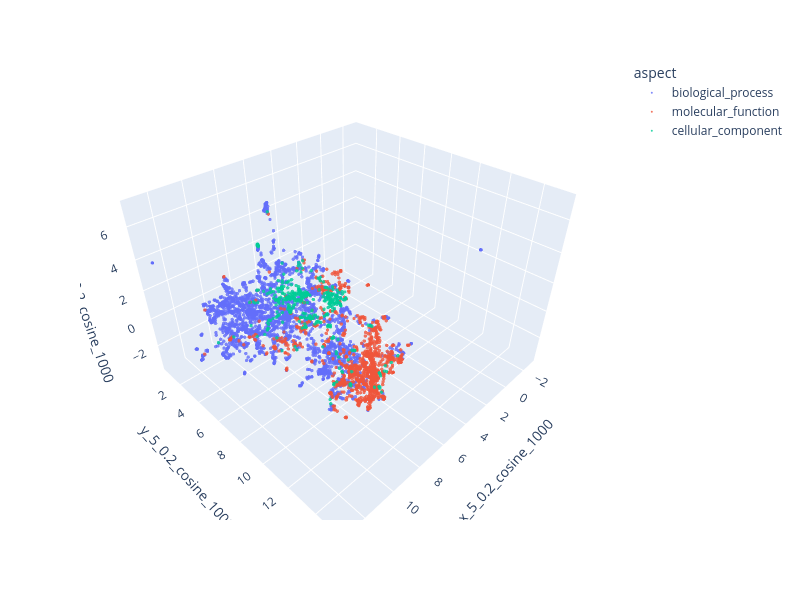
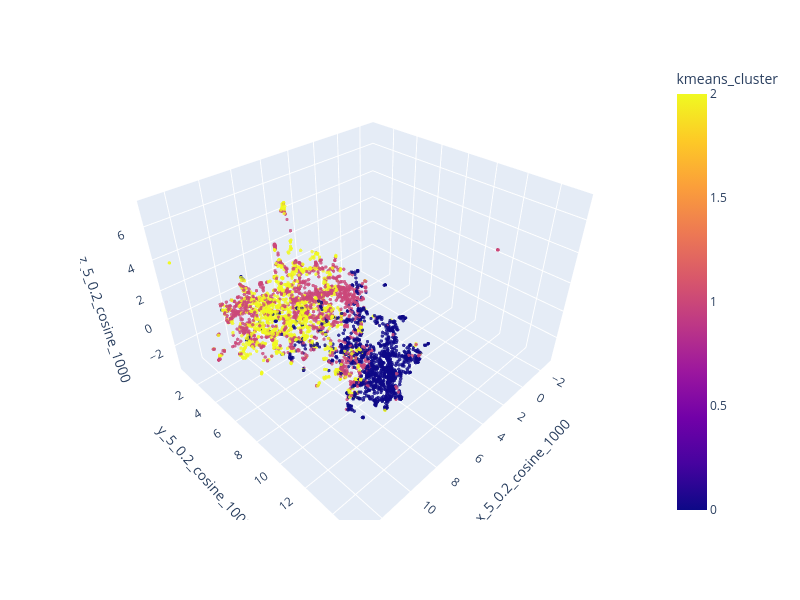

Notebook code for these charts, in order:
### Code cell
# interactive plot

# plot
n_neighbors = 5
min_dist = 0.2
metric = "cosine"
epochs = 1000
width = 800
height = 600
size = 2
opacity = 0.8

# cluster labels
fig = px.scatter_3d(
    df_umap,
    x=f"x_{str(n_neighbors)}_{str(min_dist)}_{metric}_{epochs}",
    y=f"y_{str(n_neighbors)}_{str(min_dist)}_{metric}_{epochs}",
    z=f"z_{str(n_neighbors)}_{str(min_dist)}_{metric}_{epochs}",
    color=df_umap["aspect"],
    labels={"color": "aspect"},
    hover_data=["name"],
)
fig.update_traces(marker=dict(size=size), opacity=opacity)
fig.update_layout(width=width, height=height)
fig.show()

fig = px.scatter_3d(
    df_umap,
    x=f"x_{str(n_neighbors)}_{str(min_dist)}_{metric}_{epochs}",
    y=f"y_{str(n_neighbors)}_{str(min_dist)}_{metric}_{epochs}",
    z=f"z_{str(n_neighbors)}_{str(min_dist)}_{metric}_{epochs}",
    color=df_umap["kmeans_cluster"],
    labels={"color": "cluster"},
    hover_data=["name"],
)
fig.update_traces(marker=dict(size=size), opacity=opacity)
fig.update_layout(width=width, height=height)
fig.show()

### Figure 1 — Plotly figure (JSON) as saved in the notebook; plotly's stock layout.template omitted (floating-point values rounded to 4 significant figures; data arrays with more than 128 entries replaced by an {"elided": "..."} marker saying what was removed)
{"data": [{"customdata": {"elided": "2607x1 str values"}, "hovertemplate": "aspect=biological_process<br>x_5_0.2_cosine_1000=%{x}<br>y_5_0.2_cosine_1000=%{y}<br>z_5_0.2_cosine_1000=%{z}<br>name=%{customdata[0]}<extra></extra>", "legendgroup": "biological_process", "marker": {"color": "#636efa", "size": 2, "symbol": "circle"}, "mode": "markers", "name": "biological_process", "opacity": 0.8, "scene": "scene", "showlegend": true, "type": "scatter3d", "x": {"elided": "2607 float values"}, "y": {"elided": "2607 float values"}, "z": {"elided": "2607 float values"}}, {"customdata": {"elided": "1004x1 str values"}, "hovertemplate": "aspect=molecular_function<br>x_5_0.2_cosine_1000=%{x}<br>y_5_0.2_cosine_1000=%{y}<br>z_5_0.2_cosine_1000=%{z}<br>name=%{customdata[0]}<extra></extra>", "legendgroup": "molecular_function", "marker": {"color": "#EF553B", "size": 2, "symbol": "circle"}, "mode": "markers", "name": "molecular_function", "opacity": 0.8, "scene": "scene", "showlegend": true, "type": "scatter3d", "x": {"elided": "1004 float values"}, "y": {"elided": "1004 float values"}, "z": {"elided": "1004 float values"}}, {"customdata": {"elided": "389x1 str values"}, "hovertemplate": "aspect=cellular_component<br>x_5_0.2_cosine_1000=%{x}<br>y_5_0.2_cosine_1000=%{y}<br>z_5_0.2_cosine_1000=%{z}<br>name=%{customdata[0]}<extra></extra>", "legendgroup": "cellular_component", "marker": {"color": "#00cc96", "size": 2, "symbol": "circle"}, "mode": "markers", "name": "cellular_component", "opacity": 0.8, "scene": "scene", "showlegend": true, "type": "scatter3d", "x": {"elided": "389 float values"}, "y": {"elided": "389 float values"}, "z": {"elided": "389 float values"}}], "layout": {"height": 600, "legend": {"title": {"text": "aspect"}, "tracegroupgap": 0}, "margin": {"t": 60}, "scene": {"domain": {"x": [0, 1], "y": [0, 1]}, "xaxis": {"title": {"text": "x_5_0.2_cosine_1000"}}, "yaxis": {"title": {"text": "y_5_0.2_cosine_1000"}}, "zaxis": {"title": {"text": "z_5_0.2_cosine_1000"}}}, "width": 800}}

### Figure 2 — Plotly figure (JSON) as saved in the notebook; plotly's stock layout.template omitted (floating-point values rounded to 4 significant figures; data arrays with more than 128 entries replaced by an {"elided": "..."} marker saying what was removed)
{"data": [{"customdata": {"elided": "4000x1 str values"}, "hovertemplate": "x_5_0.2_cosine_1000=%{x}<br>y_5_0.2_cosine_1000=%{y}<br>z_5_0.2_cosine_1000=%{z}<br>name=%{customdata[0]}<br>kmeans_cluster=%{marker.color}<extra></extra>", "legendgroup": "", "marker": {"color": {"elided": "4000 int values"}, "coloraxis": "coloraxis", "size": 2, "symbol": "circle"}, "mode": "markers", "name": "", "opacity": 0.8, "scene": "scene", "showlegend": false, "type": "scatter3d", "x": {"elided": "4000 float values"}, "y": {"elided": "4000 float values"}, "z": {"elided": "4000 float values"}}], "layout": {"coloraxis": {"colorbar": {"title": {"text": "kmeans_cluster"}}, "colorscale": [[0, "#0d0887"], [0.1111, "#46039f"], [0.2222, "#7201a8"], [0.3333, "#9c179e"], [0.4444, "#bd3786"], [0.5556, "#d8576b"], [0.6667, "#ed7953"], [0.7778, "#fb9f3a"], [0.8889, "#fdca26"], [1, "#f0f921"]]}, "height": 600, "legend": {"tracegroupgap": 0}, "margin": {"t": 60}, "scene": {"domain": {"x": [0, 1], "y": [0, 1]}, "xaxis": {"title": {"text": "x_5_0.2_cosine_1000"}}, "yaxis": {"title": {"text": "y_5_0.2_cosine_1000"}}, "zaxis": {"title": {"text": "z_5_0.2_cosine_1000"}}}, "width": 800}}
